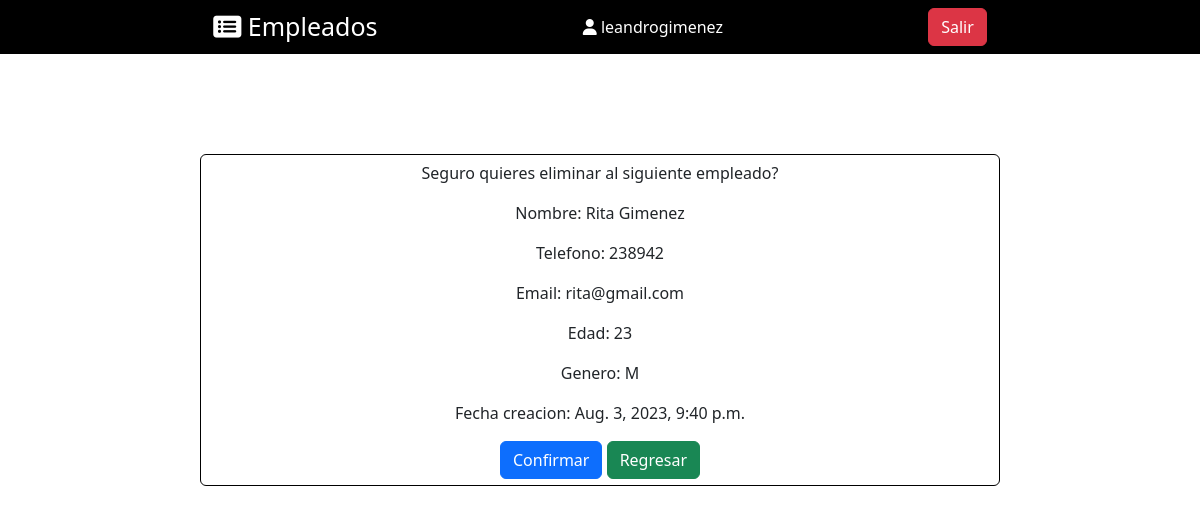
The page /eliminar_empleado/29/ (signed in) on the database its author committed.
### empleados/models.py (models this page shows, shortened)
class Empleado(models.Model):
    HOMBRE = 'H'
    MUJER = 'M'
    GENERO = [
        (HOMBRE, 'Hombre'),
        (MUJER, 'Mujer'),
    ]
    nombre_completo = models.CharField(max_length=255)
    telefono = models.CharField(max_length=25, blank=True, null=True)
    email = models.EmailField()
    edad = models.PositiveIntegerField()
    genero = models.CharField(max_length=1, choices=GENERO)
    fecha_creacion = models.DateTimeField(auto_now_add=True)
    fecha_actualizacion = models.DateTimeField(auto_now=True)
    class Meta:
        verbose_name = 'Empleado'
        verbose_name_plural = 'Empleados'

### empleados/views.py (the view)
# urls.py: path('eliminar_empleado/<int:pk>/', EmpleadoDeleteView.as_view(), name='eliminar-empleado'),
class EmpleadoDeleteView(LoginRequiredMixin, SuccessMessageMixin, DeleteView):
    model = Empleado
    template_name = 'empleados/eliminar_empleado.html'
    success_url = reverse_lazy('lista-empleados')
    success_message = 'Empleado eliminado exitosamente.'

### empleados/templates/empleados/eliminar_empleado.html (shortened to what this page needs)
{% extends 'empleados/base.html' %}
{% load static %}
{% block style %} {% static 'empleados/base.css' %} {% endblock style %}
{% block content %}
    <form method="post" class="text-center form-control" style="margin: 100px auto 0px auto; max-width: 800px; border: 1px solid black;">{% csrf_token %}
    <p>Seguro quieres eliminar al siguiente empleado?</p>
    <p>Nombre: {{ empleado.nombre_completo }}</p>
    <p>Telefono: {{ empleado.telefono }}</p>
    <p>Email: {{ empleado.email }}</p>
    <p>Edad: {{ empleado.edad }}</p>
    <p>Genero: {{ empleado.genero }}</p>
    <p>Fecha creacion: {{ empleado.fecha_creacion }}</p>
    <input type="submit" value="Confirmar" class='btn btn-primary'>
    <a href='{% url "lista-empleados" %}' class='btn btn-success'>Regresar</a>
    </form>
{% endblock content %}

### empleados/templates/empleados/base.html (shortened to what this page needs)
<!DOCTYPE html>
<html lang="en">
<head>
    {% load static %}
    <link rel="stylesheet" href="{% block style %}{% endblock style %}"/>
    <link href="https://cdn.jsdelivr.net/npm/bootstrap@5.3.1/dist/css/bootstrap.min.css" rel="stylesheet">
</head>
<body>
    <nav class="nav justify-content-evenly align-items-center bg-black text-white p-2">
        <a class="m-0" href="{% url 'lista-empleados' %}" style="color: white; font-size: 25px; text-decoration: none;"><i class="fa-solid fa-rectangle-list"></i> Empleados</a>
    {% if user.is_authenticated %}
        <span class=""><i class="fa-solid fa-user"></i> {{ user.get_username }}</span>
        <a href="{% url 'logout' %}" class="btn btn-danger">Salir</a>
    {% else %}
        {% block ingresar %}{% endblock ingresar %}
    {% endif %}
    </nav>
    <div class="container-fluid" style="margin: 0; padding: 0;">
        {% block content %}{% endblock content %}
    </div>
</body>
</html>

### empleados/static/empleados/base.css (style rules this page uses)
* { margin: 0; padding: 0; box-sizing: border-box; }

### rows shown on the page
Empleado: nombre_completo "Rita Gimenez", telefono "238942", email "rita@gmail.com", edad "23", genero "M", fecha_creacion "Aug. 3, 2023, 9:40 p.m."

### other values the page prints
{{ user.get_username }} "leandrogimenez"
